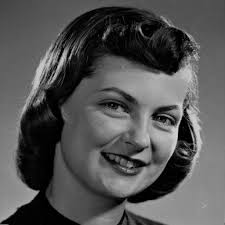
#> input picture image2.jpeg, 225 x 225 px, found by its file name
$ python Adaptive_Thresholding.py
#> lines starting #> are read from the running program, lines starting #| are printed output that depends on the picture; after the words box and inside, x2 and y2 are one past the last pixel; in counts of white or black regions, pixels touching at a corner belong together
#> further down, image is the input picture: shape (225, 225); min 0, max 220, mean 83.7
import cv2
import numpy as np


def adaptive_threshold(image, window_size=15, C=5):
#> called with window_size = 15, C = 5
    offset = window_size // 2
    padded = np.pad(image, pad_width=offset, mode='constant', constant_values=0)
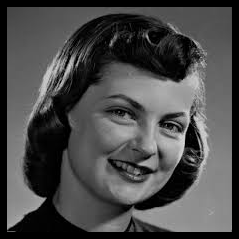
#> padded: shape (239, 239); min 0, max 220, mean 74.2
    adaptive = np.zeros_like(image, dtype=np.uint8)

    for i in range(image.shape[0]):
        for j in range(image.shape[1]):
            region = padded[i:i+window_size, j:j+window_size]
            local_mean = np.mean(region)
            adaptive[i, j] = 255 if image[i, j] > local_mean - C else 0
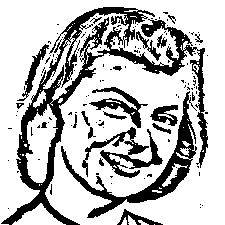
#> adaptive: shape (225, 225); 73.7% white; 135 black regions (114 under 20 px), largest, box (x1, y1, x2, y2) and area: (1, 7, 208, 225) 7014, (61, 91, 197, 218) 2458, (82, 127, 163, 178) 1226

    return adaptive

image = cv2.imread('image2.jpeg', cv2.IMREAD_GRAYSCALE)
adaptive = adaptive_threshold(image, 15, 5)

cv2.imshow("Adaptive Thresholding", adaptive)
cv2.imshow("Original Image", image)
cv2.waitKey(0)
cv2.destroyAllWindows()
